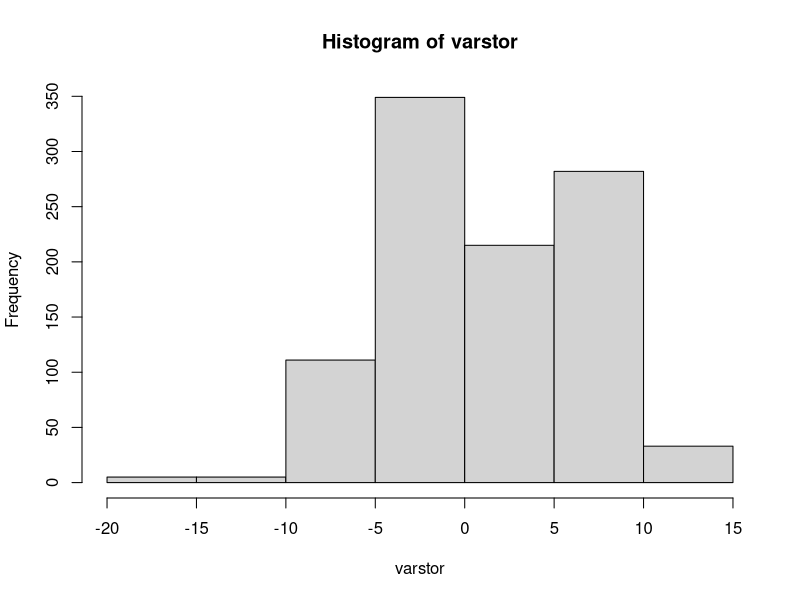

This figure's R source:
## ---- chunk 1
knitr::opts_chunk$set(echo = TRUE)
## ---- chunk 2
require(tidyverse)

## ---- chunk 3
days=1:365
count=15
repeatn=1000
varstor=numeric()
for (j in 1:repeatn){
brownlow = 0
for (i in 1:count) {
  sam=sample(days,size=30,replace = T)
  y=duplicated(sam)
  if (sum(y)>0) brownlow=brownlow+1
  else brownlow = brownlow - 2
}
varstor[j]=brownlow
}
hist(varstor)
var(varstor)
print(paste ("average return = ", mean(varstor)))

      
## ---- chunk 4
vSorted = sort(varstor)
print(vSorted[100])
print(vSorted[900])
